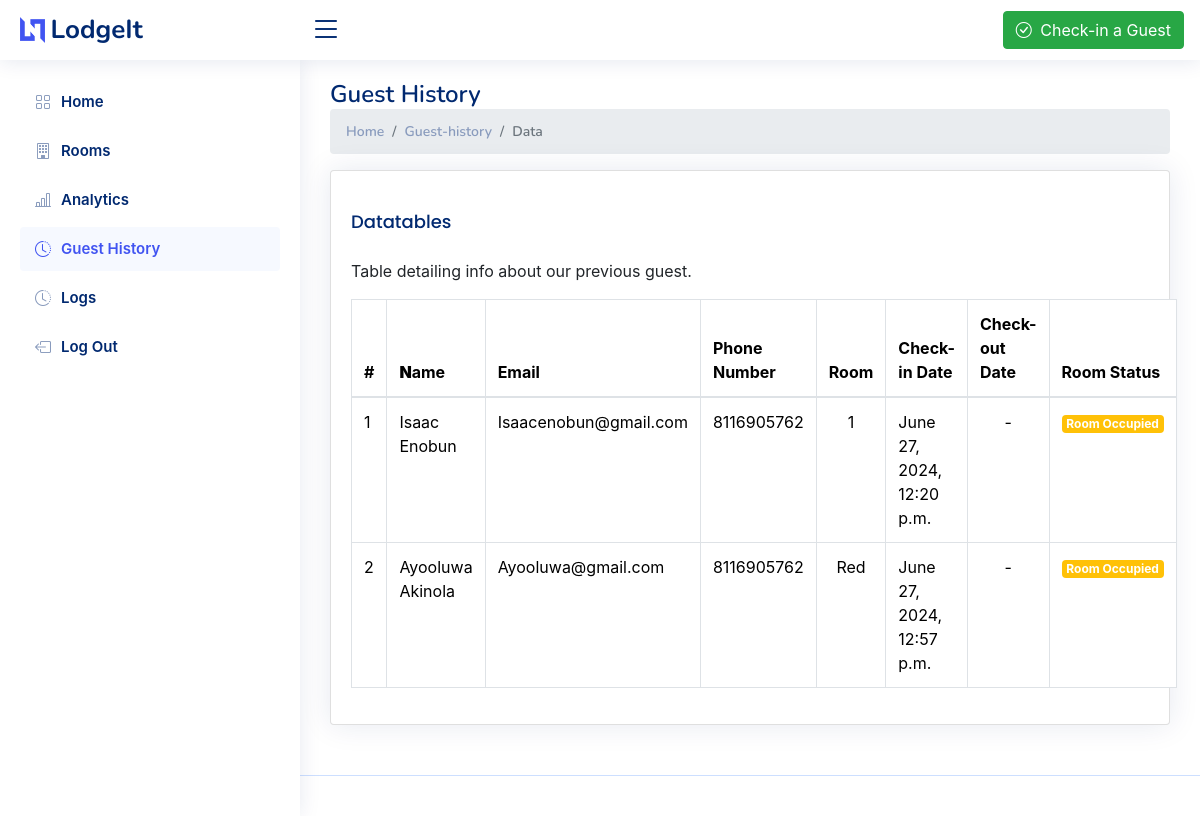
Page /history/ (signed in) on the earlier database version.
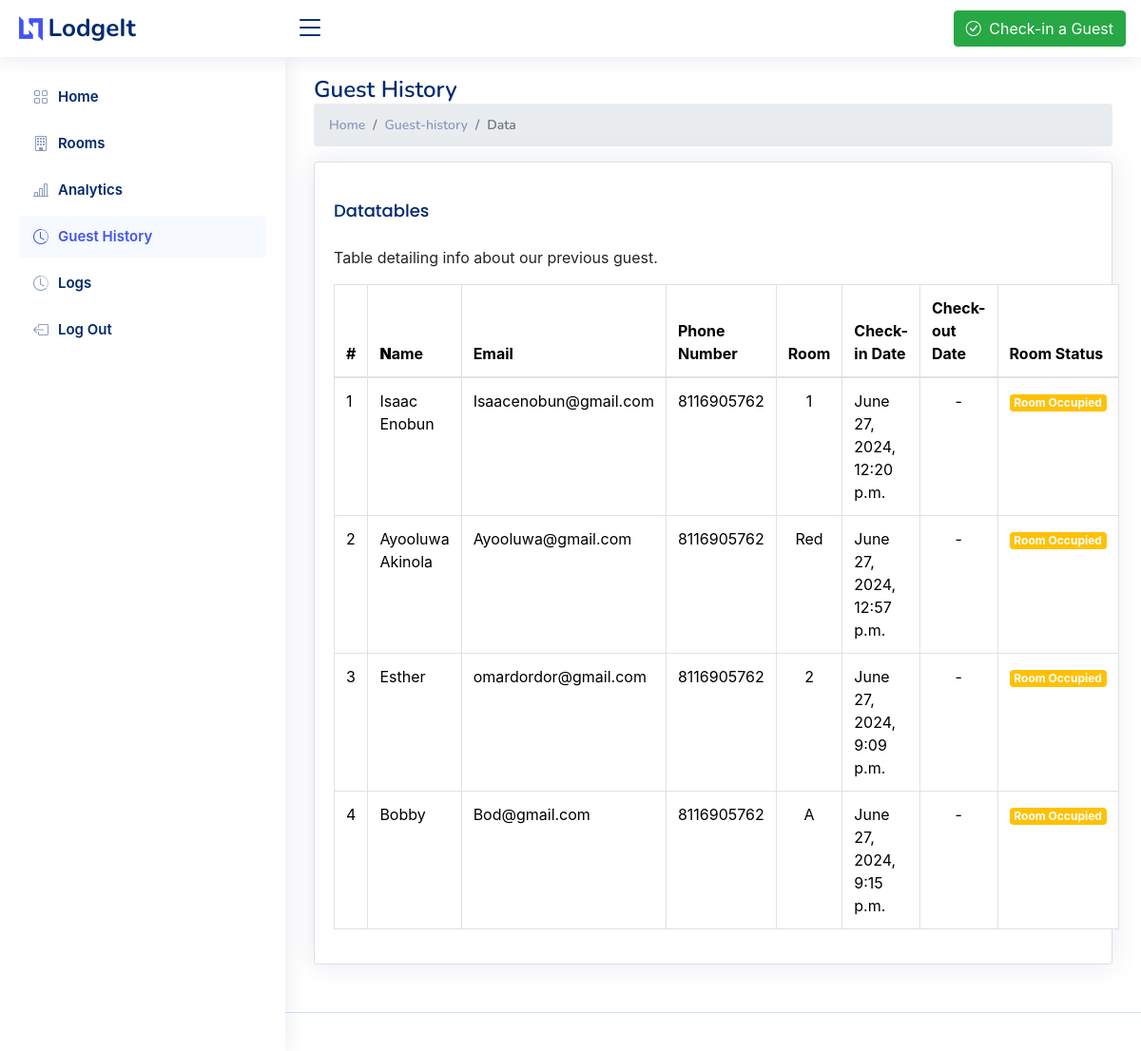
Same page on the later database version.
### LodgeApp/models.py (models this page shows, shortened)
class Guest(models.Model):
    name = models.CharField(max_length=50)
    email = models.EmailField()
    number = models.IntegerField()
    room  = models.ForeignKey(Room, on_delete=models.CASCADE)
    check_in = models.DateTimeField(auto_now_add=True)
    staff = models.ForeignKey(Staff, on_delete=models.CASCADE)
    check_out = models.DateTimeField(null=True,blank=True)
    revenue = models.ForeignKey(Revenue, on_delete=models.CASCADE, null=True, blank=True)
    company = models.ForeignKey(Company, on_delete=models.CASCADE, null=True)
    duration = models.IntegerField(null=True)

class Room(models.Model):
    suite = models.ForeignKey(Suite, on_delete=models.CASCADE, null=True)
    company = models.ForeignKey(Company, on_delete=models.CASCADE, null=True)
    room_number = models.CharField(max_length=10)
    room_status = models.BooleanField(default=False)

### LodgeApp/views.py (the view)
# urls.py: path('history/', views.history, name='history'),
def history(request):
    if not request.user.is_authenticated:
        return redirect('sign-in')
    guests = Guest.objects.filter(company=request.user.company)
    available_rooms = Room.objects.filter(room_status=False,
                                          company=request.user.company)
    context = {
        'available_rooms':available_rooms,
        'guests': guests,
        'page_name':'History'
    }
    return render(request, 'guest-history.html', context)

### LodgeApp/templates/guest-history.html (shortened to what this page needs)
{% extends 'base.html' %}
{% load static %}
{% block content %}
<body>
  {% include 'partials/_header.html' %}
  {% include 'sidebar.html' %}
  <main id="main" class="main">
    <div class="pagetitle">
      <h1>Guest History</h1>
      <nav>
        <ol class="breadcrumb">
          <li class="breadcrumb-item"><a href="index.html">Home</a></li>
          <li class="breadcrumb-item">Guest-history</li>
          <li class="breadcrumb-item active">Data</li>
        </ol>
      </nav>
    </div>
    <section class="section">
      <div class="row">
        <div class="col-lg-12">
          <div class="card">
            <div class="card-body">
              <h5 class="card-title">Datatables</h5>
              <p>Table detailing info about our previous guest.</p>
              <table
                class="table datatable table-group-divider table-bordered"
              >
                <thead>
                  <tr>
                    <th scope="col">#</th>
                    <th><b>N</b>ame</th>
                    <th>Email</th>
                    <th>Phone Number</th>
                    <th>Room</th>
                    <th data-type="date" data-format="YYYY/DD/MM">
                      Check-in Date
                    </th>
                    <th data-type="date" data-format="YYYY/DD/MM">
                      Check-out Date
                    </th>
                    <th scope="col">Room Status</th>
                  </tr>
                </thead>
                <tbody>
                  {% for guest in guests %}
                  <tr>
                    <td>{{ forloop.counter }}</td>
                    <td>{{guest.name}}</td>
                    <td>{{guest.email}}</td>
                    <td>{{guest.number}}</td>
                    <td style="text-align: center">
                      {{guest.room.room_number}}
                    </td>
                    <td>{{guest.check_in}}</td>
                    {% if guest.check_out %}
                    <td>{{guest.check_out}}</td>
                    {% else %}
                    <td style="text-align: center">-</td>
                    {% endif %} {% if guest.room.room_status %}
                    <td>
                      <span class="badge bg-warning">Room Occupied</span>
                    </td>
                    {% else %}
                    <td><span class="badge bg-success">Room Vacant</span></td>
                    {% endif %}
                  </tr>
                  {% endfor %}
                </tbody>
              </table>
            </div>
          </div>
        </div>
      </div>
    </section>
  </main>
  <footer id="footer" class="footer"></footer>
</body>
{% endblock content %}

### LodgeApp/templates/base.html (shortened to what this page needs)
{% load static %}
<!DOCTYPE html>
<html lang="en">
  <head>
    {% include 'head.html' %}
  </head>
    {% block content %}
    {% endblock content %}
</html>

### LodgeApp/templates/head.html (shortened to what this page needs)
{% load static %}
<link
    href="{% static 'vendor/bootstrap/css/bootstrap.min.css' %}"
    rel="stylesheet"
/>
<link
    href="{% static 'vendor/bootstrap-icons/bootstrap-icons.css' %}"
    rel="stylesheet"
/>
<link
    href="{% static 'vendor/boxicons/css/boxicons.min.css' %}"
    rel="stylesheet"
/>
<link href="{% static 'vendor/quill/quill.snow.css' %}" rel="stylesheet" />
<link href="{% static 'vendor/quill/quill.bubble.css' %}" rel="stylesheet" />
<link href="{% static 'vendor/remixicon/remixicon.css' %}" rel="stylesheet" />
<link
    href="{% static 'vendor/simple-datatables/style.css' %}"
    rel="stylesheet"
/>
<link href="{% static 'css/style.css' %}" rel="stylesheet" />
<link rel="stylesheet" href="{% static 'css/room-carousel.css' %}">

### LodgeApp/templates/partials/_header.html (shortened to what this page needs)
{% load static %}
<header id="header" class="header fixed-top d-flex align-items-center">
    <div class="d-flex align-items-center justify-content-between">
        <a href="{% url 'dashboard' %}" class="logo d-flex align-items-center">
        <img src="{% static 'img/logo.png' %}" alt="" />
        <span class="d-none d-lg-block">LodgeIt</span>
        </a>
        <i class="bi bi-list toggle-sidebar-btn"></i>
    </div>
    <nav class="header-nav ms-auto">
        <ul class="d-flex align-items-center">
        <li class="nav-item pe-3">
            <button
            type="button"
            class="btn btn-success"
            data-bs-toggle="modal"
            data-bs-target="#basicModal"
            >
                <i class="bi bi-check-circle me-1"></i> Check-in a Guest
            </button>
        </li>
        </ul>
    </nav>
</header>

### LodgeApp/templates/sidebar.html
{% load static %}
<aside id="sidebar" class="sidebar">
    <ul class="sidebar-nav" id="sidebar-nav">
      <li class="nav-item">
        <a class="nav-link collapsed" id = "nav-dashboard" href="{% url 'dashboard' %}">
          <i class="bi bi-grid"></i>
          <span>Home</span>
        </a>
      </li>
      <li class="nav-item">
        <a class="nav-link collapsed" id = "nav-rooms" href="{% url 'rooms' %}">
          <i class="bi bi-building"></i>
          <span>Rooms</span>
        </a>
      </li>
      <li class="nav-item">
        <a class="nav-link collapsed" id = "nav-analytics" href="{% url 'analytics' %}">
          <i class="bi bi-bar-chart-line"></i>
          <span>Analytics</span>
        </a>
      </li>
      <li class="nav-item">
        <a class="nav-link collapsed" id = "nav-history" href="{% url 'history' %}">
          <i class="bi bi-clock-history"></i>
          <span>Guest History</span>
        </a>
      </li>
      <li class="nav-item">
        <a class="nav-link collapsed" id = "nav-dashboard" href="{% url 'logs' %}">
          <i class="bi bi-clock-history"></i>
          <span>Logs</span>
        </a>
      </li>
      <li class="nav-item">
        <a class="nav-link collapsed" href="{% url 'logout' %}">
          <i class="bi bi-box-arrow-left"></i>
          <span>Log Out</span>
        </a>
      </li>
    </ul>
  </aside>

### LodgeApp/templates/scripts.html (shortened to what this page needs)
{% load static %}

### LodgeApp/static/css/style.css (style rules this page uses)
:root { scroll-behavior: smooth; }
body { font-family: "Open Sans", sans-serif; background: #f6f9ff; color: #444444; }
a { color: #4154f1; text-decoration: none; }
h1, h2, h3, h4, h5, h6 { font-family: "Nunito", sans-serif; }
#main { margin-top: 60px; padding: 20px 30px; transition: all 0.3s; }
.pagetitle { margin-bottom: 10px; }
.pagetitle h1 { font-size: 24px; margin-bottom: 0; font-weight: 600; color: #012970; }
.card { margin-bottom: 30px; border: none; border-radius: 5px; box-shadow: 0px 0 30px rgba(1, 41, 112, 0.1); }
.card-title { padding: 20px 0 15px 0; font-size: 18px; font-weight: 500; color: #012970; font-family: "Poppins", sans-serif; }
.card-body { padding: 0 20px 20px 20px; }
.breadcrumb { font-size: 14px; font-family: "Nunito", sans-serif; color: #899bbd; font-weight: 600; }
.breadcrumb a { color: #899bbd; transition: 0.3s; }
.breadcrumb .breadcrumb-item::before { color: #899bbd; }
.breadcrumb .active { color: #51678f; font-weight: 600; }
.logo { line-height: 1; }
@media (min-width: 1200px) { .logo { width: 280px; } }
.logo img { max-height: 26px; margin-right: 6px; }
.logo span { font-size: 26px; font-weight: 700; color: #012970; font-family: "Nunito", sans-serif; }
.header { transition: all 0.5s; z-index: 997; height: 60px; box-shadow: 0px 2px 20px rgba(1, 41, 112, 0.1); background-color: #fff; padding-left: 20px; }
.header .toggle-sidebar-btn { font-size: 32px; padding-left: 10px; cursor: pointer; color: #012970; }
.header-nav ul { list-style: none; }
.header-nav>ul { margin: 0; padding: 0; }
.sidebar { position: fixed; top: 60px; left: 0; bottom: 0; width: 300px; z-index: 996; transition: all 0.3s; padding: 20px; overflow-y: auto; scrollbar-width: thin; scrollbar-color: #aab7cf transparent; box-shadow: 0px 0px 20px rgba(1, 41, 112, 0.1); background-color: #fff; }
@media (min-width: 1200px) { #main, #footer { margin-left: 300px; } }
.sidebar-nav { padding: 0; margin: 0; list-style: none; }
.sidebar-nav li { padding: 0; margin: 0; list-style: none; }
.sidebar-nav .nav-item { margin-bottom: 5px; }
.sidebar-nav .nav-link { display: flex; align-items: center; font-size: 15px; font-weight: 600; color: #4154f1; transition: 0.3; background: #f6f9ff; padding: 10px 15px; border-radius: 4px; }
.sidebar-nav .nav-link i { font-size: 16px; margin-right: 10px; color: #4154f1; }
.sidebar-nav .nav-link.collapsed { color: #012970; background: #fff; }
.sidebar-nav .nav-link.collapsed i { color: #899bbd; }
.footer { padding: 20px 0; font-size: 14px; transition: all 0.3s; border-top: 1px solid #cddfff; }

### LodgeApp/static/css/room-carousel.css (style rules this page uses)
.row { display: flex; justify-content: center; }

Differences in the rows shown:
added Guest: name "Esther", email "omardordor@gmail.com", number "8116905762", room.room_number "2", check_in "June 27, 2024, 9:09 p.m.", shows "Room Occupied"
added Guest: name "Bobby", email "Bod@gmail.com", number "8116905762", room.room_number "A", check_in "June 27, 2024, 9:15 p.m.", shows "Room Occupied"
